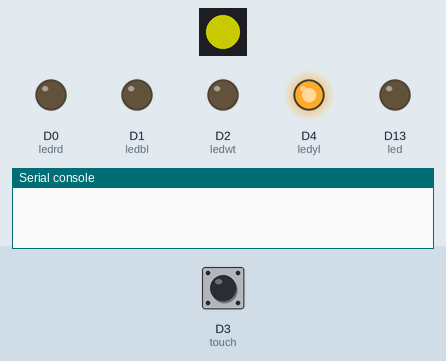
A program run on a simulated CircuitPython board. On the bench: 1 RGB LEDs in strip order, left to right, output pins drawn as LEDs (lit = HIGH), the last lines printed to the serial console. The inputs (shaded band) are chosen by the test bench; at power-on: D3 (touch) LOW. Dim RGB values are drawn brighter than linear; USB keyboard and mouse output is not drawn; touch pads read as touched when driven HIGH.

Above: at 1.2 s.
1.3 s: D3 (touch) pulled HIGH for 1.8 s
At 1.88 s:
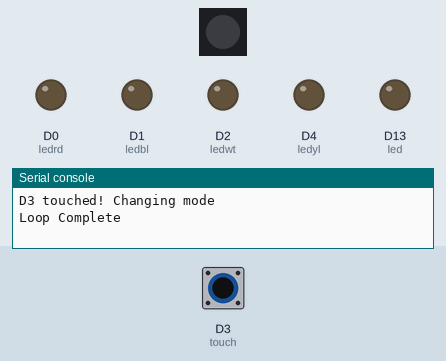
At 2.68 s:
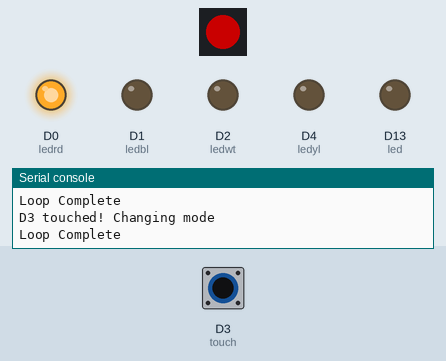
4.8 s: D3 (touch) pulled HIGH for 1.8 s
Timing chart, 0 to 14.3 s (numbered marks = the images above; inputs shaded):
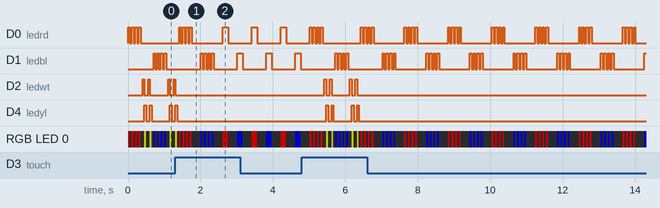

Measured:
- after the input at 1.3 s, D2 (ledwt): goes on until 1.3 s, then stays LOW; D4 (ledyl): goes on until 1.4 s, then stays LOW
- by itself, D1 (ledbl): repeats every 1.3 s: 3 × (LOW 0.05 s, HIGH 0.05 s), LOW 0.96 s, HIGH 0.05 s

The program:

normal-leds.py
```python
# Test program for the 3k badge
# Note this code has been designed with CircuitPython 2.0 libraries

import board
from digitalio import DigitalInOut, Direction, Pull
import touchio
from adafruit_hid.keyboard import Keyboard
from adafruit_hid.keycode import Keycode
import adafruit_dotstar as dotstar
import time

# One pixel connected internally!
dot = dotstar.DotStar(board.APA102_SCK, board.APA102_MOSI, 1, brightness=0.4)

# Built in red LED
led = DigitalInOut(board.D13)
led.direction = Direction.OUTPUT

# My new D0 and D1 defs
ledrd = DigitalInOut(board.D0)
ledbl = DigitalInOut(board.D1)
ledwt = DigitalInOut(board.D2)
ledyl = DigitalInOut(board.D4)
ledrd.direction = Direction.OUTPUT
ledbl.direction = Direction.OUTPUT
ledwt.direction = Direction.OUTPUT
ledyl.direction = Direction.OUTPUT

# Capacitive touch on D3
touch = touchio.TouchIn(board.D3)

# Used if we do HID output, see below
kbd = Keyboard()

######################### HELPERS ##############################

def alloff():
    ledrd.value = False
    ledbl.value = False
    ledwt.value = False
    ledyl.value = False
    dot[0] = (0,0,0)

def redon():
    ledrd.value = True
    dot[0] = (255,0,0)

def blueon():
    ledbl.value = True
    dot[0] = (0,0,255)

def whiteon():
    ledwt.value = True
    dot[0] = (0,0,0)

def yellowon():
    ledyl.value = True
    dot[0] = (255,255,0)

def modeone():
    # ---- RED FLASH ----
    redon()
    time.sleep(0.05)
    alloff()
    time.sleep(0.05)
    redon()
    time.sleep(0.05)
    alloff()
    time.sleep(0.05)
    redon()
    time.sleep(0.05)
    alloff()
    time.sleep(0.05)
    redon()
    time.sleep(0.05)
    alloff()
    time.sleep(0.05)
    # ---- WHITE / YELLOW FLASH ----
    whiteon()
    time.sleep(0.05)
    alloff()
    yellowon()
    time.sleep(0.05)
    alloff()
    time.sleep(0.05)
    whiteon()
    time.sleep(0.05)
    alloff()
    yellowon()
    time.sleep(0.05)
    alloff()
    time.sleep(0.05)
    # ---- BLUE FLASH ----
    blueon()
    time.sleep(0.05)
    alloff()
    time.sleep(0.05)
    blueon()
    time.sleep(0.05)
    alloff()
    time.sleep(0.05)
    blueon()
    time.sleep(0.05)
    alloff()
    time.sleep(0.05)
    blueon()
    time.sleep(0.05)
    alloff()
    time.sleep(0.05)
    # ---- WHITE / YELLOW FLASH ----
    whiteon()
    time.sleep(0.05)
    alloff()
    yellowon()
    time.sleep(0.05)
    alloff()
    time.sleep(0.05)
    whiteon()
    time.sleep(0.05)
    alloff()
    yellowon()
    time.sleep(0.05)
    alloff()
    time.sleep(0.05)

def modetwo():
    # ---- RED FLASH ----
    redon()
    time.sleep(0.05)
    alloff()
    time.sleep(0.05)
    redon()
    time.sleep(0.05)
    alloff()
    time.sleep(0.05)
    redon()
    time.sleep(0.05)
    alloff()
    time.sleep(0.05)
    redon()
    time.sleep(0.05)
    alloff()
    time.sleep(0.05)
    # ---- PAUSE ----
    alloff()
    time.sleep(0.2)
    # ---- BLUE FLASH ----
    blueon()
    time.sleep(0.05)
    alloff()
    time.sleep(0.05)
    blueon()
    time.sleep(0.05)
    alloff()
    time.sleep(0.05)
    blueon()
    time.sleep(0.05)
    alloff()
    time.sleep(0.05)
    blueon()
    time.sleep(0.05)
    alloff()
    time.sleep(0.05)
    # ---- PAUSE ----
    alloff()
    time.sleep(0.2)

def modethree():
    # ---- RED FLASH ----
    redon()
    time.sleep(0.15)
    # ---- PAUSE ----
    alloff()
    time.sleep(0.25)
    # ---- BLUE FLASH ----
    blueon()
    time.sleep(0.15)
    # ---- PAUSE ----
    alloff()
    time.sleep(0.25)

######################### MAIN LOOP ##############################
mode = 0
while True:
    alloff()

    if (mode == 0):
        modeone()
    elif (mode == 1):
        modetwo()
    else:
        modethree()

    if touch.value:
        print("D3 touched! Changing mode")
        mode = (mode+1)
    if (mode > 2):
        mode = 0

    print("Loop Complete")
```
